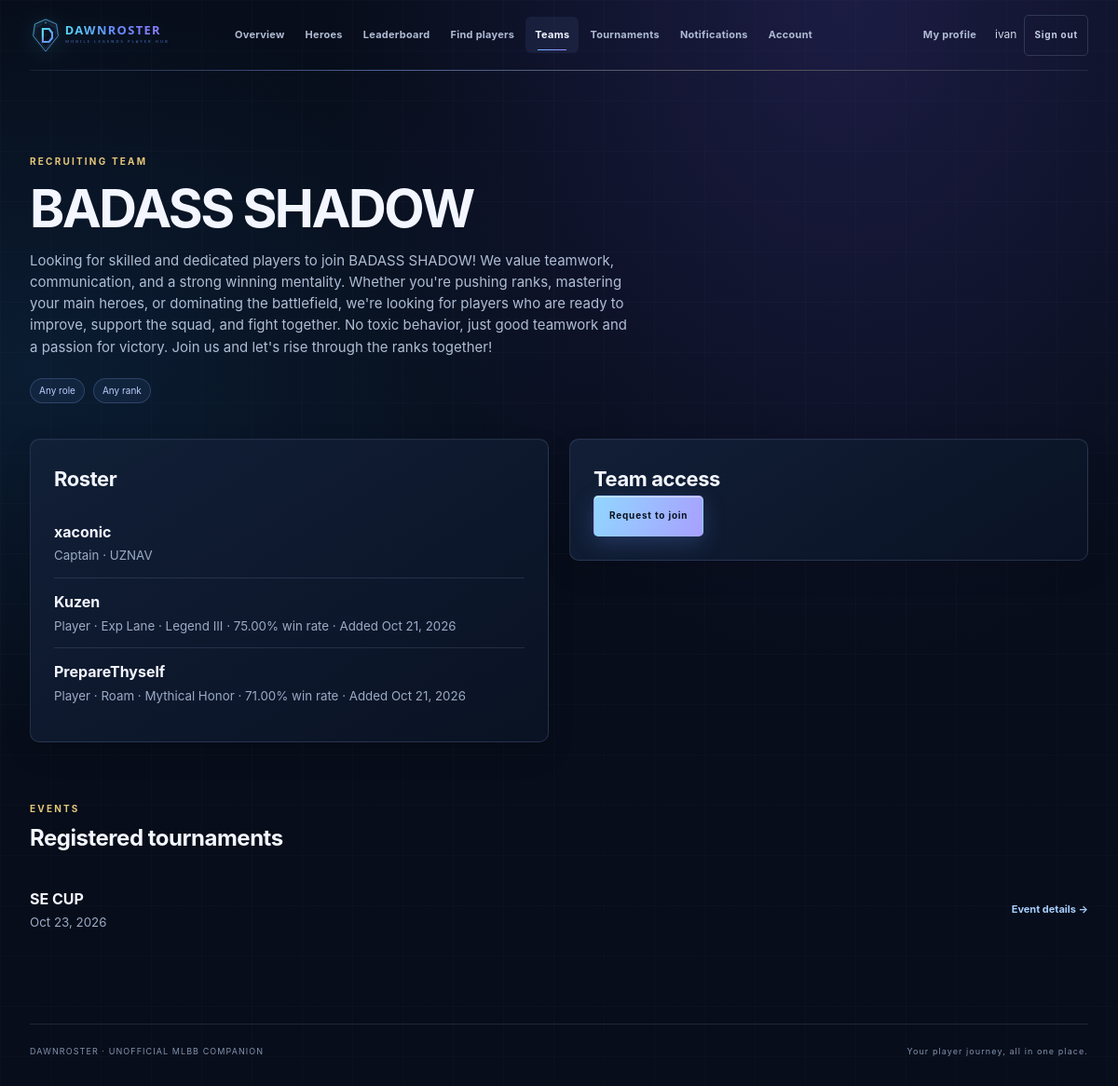
Page /teams/2/ (signed in) on the committed database.
### myapp/models.py (models this page shows, shortened)
class Team(models.Model):
    name = models.CharField(max_length=80, unique=True)
    description = models.TextField(blank=True, max_length=600)
    owner = models.ForeignKey(
        settings.AUTH_USER_MODEL,
        related_name='owned_teams',
        on_delete=models.PROTECT,
    )
    recruiting = models.BooleanField(default=True)
    preferred_role = models.CharField(max_length=20, blank=True)
    minimum_rank = models.CharField(max_length=50, blank=True)
    created_at = models.DateTimeField(auto_now_add=True)
    class Meta:
        ordering = ('name',)

class TeamMembership(models.Model):
    class Role(models.TextChoices):
        CAPTAIN = 'captain', 'Captain'
        MANAGER = 'manager', 'Manager'
        COACH = 'coach', 'Coach'
        PLAYER = 'player', 'Player'
    class Status(models.TextChoices):
        REQUESTED = 'requested', 'Requested'
        ACTIVE = 'active', 'Active'
        DECLINED = 'declined', 'Declined'
    team = models.ForeignKey(Team, related_name='memberships', on_delete=models.CASCADE)
    user = models.ForeignKey(settings.AUTH_USER_MODEL, related_name='team_memberships', on_delete=models.CASCADE)
    role = models.CharField(max_length=12, choices=Role.choices, default=Role.PLAYER)
    status = models.CharField(max_length=12, choices=Status.choices, default=Status.REQUESTED)
    created_at = models.DateTimeField(auto_now_add=True)
    class Meta:
        ordering = ('created_at',)
        constraints = [
            models.UniqueConstraint(fields=('team', 'user'), name='unique_team_membership'),
        ]

class Player(models.Model):
    owner = models.OneToOneField(
        settings.AUTH_USER_MODEL,
        related_name='player_profile',
        on_delete=models.CASCADE,
        null=True,
        blank=True,
    )
    player_id = models.BigIntegerField()
    server = models.IntegerField()
    ign = models.CharField(max_length=100)
    main_role = models.CharField(max_length=20)
    highest_rank = models.CharField(max_length=50)
    highest_stars = models.PositiveIntegerField(default=0)
    current_rank = models.CharField(max_length=50)
    current_stars = models.PositiveIntegerField(default=0)
    win_rate = models.DecimalField(max_digits=5, decimal_places=2)
    biography = models.TextField(blank=True, max_length=600)
    preferred_play_style = models.CharField(max_length=80, blank=True)
    available_for_team = models.BooleanField(default=True)
    main_heroes = models.ManyToManyField(
        'Hero',
        through='PlayerHero',
        related_name='players',
        blank=True,
    )
    updated_at = models.DateTimeField(auto_now=True)
    class Meta:
        ordering = ('ign',)
        constraints = [
            models.UniqueConstraint(
                fields=('player_id', 'server'),
                name='unique_player_id_per_server',
            ),
        ]

class TeamRosterEntry(models.Model):
    team = models.ForeignKey(Team, related_name='roster_entries', on_delete=models.CASCADE)
    player = models.ForeignKey(
        Player,
        related_name='team_roster_entries',
        on_delete=models.PROTECT,
    )
    added_by = models.ForeignKey(
        settings.AUTH_USER_MODEL,
        related_name='added_roster_entries',
        on_delete=models.PROTECT,
    )
    created_at = models.DateTimeField(auto_now_add=True)
    class Meta:
        ordering = ('created_at',)
        constraints = [
            models.UniqueConstraint(fields=('team', 'player'), name='unique_team_roster_player'),
        ]

class TournamentEntry(models.Model):
    class Status(models.TextChoices):
        REQUESTED = 'requested', 'Requested'
        ACCEPTED = 'accepted', 'Accepted'
        DECLINED = 'declined', 'Declined'
    tournament = models.ForeignKey(Tournament, related_name='entries', on_delete=models.CASCADE)
    team = models.ForeignKey(Team, related_name='tournament_entries', on_delete=models.CASCADE)
    status = models.CharField(max_length=12, choices=Status.choices, default=Status.REQUESTED)
    created_at = models.DateTimeField(auto_now_add=True)
    class Meta:
        ordering = ('created_at',)
        constraints = [
            models.UniqueConstraint(fields=('tournament', 'team'), name='unique_tournament_team'),
        ]

class Tournament(models.Model):
    class Status(models.TextChoices):
        UPCOMING = 'upcoming', 'Upcoming'
        REGISTRATION_CLOSED = 'registration_closed', 'Registration closed'
        COMPLETED = 'completed', 'Completed'
    name = models.CharField(max_length=100)
    description = models.TextField(blank=True, max_length=2000)
    organizer = models.ForeignKey(
        settings.AUTH_USER_MODEL,
        related_name='organized_tournaments',
        on_delete=models.PROTECT,
    )
    starts_at = models.DateTimeField()
    registration_deadline = models.DateTimeField()
    format = models.CharField(max_length=60, blank=True)
    status = models.CharField(max_length=24, choices=Status.choices, default=Status.UPCOMING)
    teams = models.ManyToManyField(Team, through='TournamentEntry', related_name='tournaments', blank=True)
    created_at = models.DateTimeField(auto_now_add=True)
    class Meta:
        ordering = ('starts_at', 'name')

### myapp/views.py (the view, shortened to what this page needs)
# urls.py: path('teams/<int:team_id>/', views.team_detail, name='team-detail'),
@login_required
def team_detail(request, team_id):
    team = get_object_or_404(Team.objects.select_related('owner').prefetch_related(
        'memberships__user', 'memberships__user__player_profile',
        'roster_entries__player',
    ), pk=team_id)
    membership = TeamMembership.objects.filter(team=team, user=request.user).first()
    manages = team.owner_id == request.user.pk or TeamMembership.objects.filter(
        team=team, user=request.user, status=TeamMembership.Status.ACTIVE,
        role__in=(TeamMembership.Role.CAPTAIN, TeamMembership.Role.MANAGER),
    ).exists()
    add_player_form = TeamPlayerAddForm(team=team)
    return render(request, 'community/team_detail.html', {
        'team': team, 'membership': membership, 'manages': manages,
        'add_player_form': add_player_form,
        'available_player_count': add_player_form.fields['player'].queryset.count(),
        'active_member_count': team.memberships.filter(status=TeamMembership.Status.ACTIVE).count(),
        'roster_entry_count': team.roster_entries.count(),
        'accepted_entries': team.tournament_entries.filter(status=TournamentEntry.Status.ACCEPTED).select_related('tournament'),
    })

### templates/community/team_detail.html (shortened to what this page needs)
{% extends 'community/base.html' %}
{% block content %}
<section class="page-heading"><p class="eyebrow">{% if team.recruiting %}RECRUITING TEAM{% else %}TEAM PROFILE{% endif %}</p><h1>{{ team.name }}</h1><p>{{ team.description|default:"This team has not added a description yet." }}</p><div class="hero-actions"><span class="role-chip">{{ team.preferred_role|default:"Any role" }}</span><span class="role-chip">{{ team.minimum_rank|default:"Any rank" }}</span>{% if team.owner_id == request.user.pk %}<a class="button button-outline" href="{% url 'team-edit' team.pk %}">Edit team</a>{% endif %}</div></section>
<div class="two-column">
    <section class="surface-panel">
        <div class="roster-heading"><h2>Roster</h2>{% if manages %}<span>{{ active_member_count|add:roster_entry_count }} member{{ active_member_count|add:roster_entry_count|pluralize }}</span>{% endif %}</div>
        <div class="stack-list">
            {% for item in team.memberships.all %}
                {% if item.status == 'active' %}
                    <div class="list-row">
                        <span><strong>{{ item.user.username }}</strong><small>{{ item.get_role_display }}{% if item.user.player_profile %} · {{ item.user.player_profile.ign }}{% endif %}</small></span>
                    </div>
                {% endif %}
            {% endfor %}
            {% for entry in team.roster_entries.all %}
                <div class="list-row">
                    <span><strong>{{ entry.player.ign }}</strong><small>Player · {{ entry.player.main_role }} · {{ entry.player.current_rank }} · {{ entry.player.win_rate }}% win rate · Added {{ entry.created_at|date:"M j, Y" }}</small></span>
                </div>
            {% endfor %}
        </div>
    </section>
    <section class="surface-panel"><h2>Team access</h2>
        {% if not membership and team.recruiting %}<form method="post">{% csrf_token %}<input type="hidden" name="action" value="request_join"><button class="button button-primary" type="submit">Request to join</button></form>
        {% elif membership.status == 'requested' %}<p class="muted">Your membership request is awaiting review.</p>
        {% elif membership.status == 'declined' and team.recruiting %}<form method="post">{% csrf_token %}<input type="hidden" name="action" value="request_join"><button class="button button-primary" type="submit">Request again</button></form>
        {% elif membership.status == 'active' and team.owner_id != request.user.pk %}<form method="post">{% csrf_token %}<input type="hidden" name="action" value="leave"><button class="button button-outline" type="submit">Leave team</button></form>
        {% elif not team.recruiting %}<p class="muted">This team is not currently recruiting.</p>{% endif %}
    </section>
</div>
<section class="content-section"><div class="section-title"><div><p class="eyebrow">EVENTS</p><h2>Registered tournaments</h2></div></div><div class="stack-list">{% for entry in accepted_entries %}<a class="list-row" href="{% url 'tournament-detail' entry.tournament.pk %}"><span><strong>{{ entry.tournament.name }}</strong><small>{{ entry.tournament.starts_at|date:"M j, Y" }}</small></span><b>Event details →</b></a>{% empty %}<p class="muted">No accepted tournament entries yet.</p>{% endfor %}</div></section>
{% endblock %}

### templates/community/base.html (shortened to what this page needs)
{% load static %}
<!DOCTYPE html>
<html lang="en" data-theme="dark">
<head>
    <link rel="stylesheet" href="{% static 'myapp/theme.css' %}">
    <link rel="stylesheet" href="{% static 'myapp/community.css' %}?v=3">
</head>
<body>
    <div class="app-shell">
        <header class="site-header">
            <a class="site-brand" href="{% url 'index' %}" aria-label="DawnRoster home">
                <img class="site-logo" src="{% static 'myapp/dawnroster-logo.svg' %}" alt="DawnRoster — Mobile Legends Player Hub" width="400" height="80">
            </a>
            <nav class="site-nav" aria-label="Main navigation">
                <a href="{% url 'index' %}" {% if request.resolver_match.url_name == 'index' %}aria-current="page"{% endif %}>Overview</a>
                <a href="{% url 'hero-catalog' %}" {% if request.resolver_match.url_name == 'hero-catalog' or request.resolver_match.url_name == 'hero-detail' %}aria-current="page"{% endif %}>Heroes</a>
                <a href="{% url 'player-leaderboard' %}" {% if request.resolver_match.url_name == 'player-leaderboard' %}aria-current="page"{% endif %}>Leaderboard</a>
                <a href="{% url 'player-discovery' %}" {% if request.resolver_match.url_name == 'player-discovery' %}aria-current="page"{% endif %}>Find players</a>
                <a href="{% url 'teams' %}" {% if request.resolver_match.url_name == 'teams' or request.resolver_match.url_name == 'team-detail' or request.resolver_match.url_name == 'team-edit' %}aria-current="page"{% endif %}>Teams</a>
                <a href="{% url 'tournaments' %}" >Tournaments</a>
                <a href="{% url 'notifications' %}" {% if request.resolver_match.url_name == 'notifications' %}aria-current="page"{% endif %}>Notifications</a>
                <a href="{% url 'account-settings' %}" {% if request.resolver_match.url_name == 'account-settings' or request.resolver_match.url_name == 'password-change' %}aria-current="page"{% endif %}>Account</a>
            </nav>
            <div class="site-account">
                <a class="nav-profile" href="{% url 'player-profile' %}" {% if request.resolver_match.url_name == 'player-profile' %}aria-current="page"{% endif %}>My profile</a>
                <span>{{ request.user.username }}</span>
                <form method="post" action="{% url 'logout' %}">
                    <button class="button button-quiet" type="submit">Sign out</button>
                </form>
            </div>
        </header>
        <main class="page-content">{% block content %}{% endblock %}</main>
        <footer class="site-footer">
            <span>DAWNROSTER &middot; UNOFFICIAL MLBB COMPANION</span>
            <span>Your player journey, all in one place.</span>
        </footer>
    </div>
</body>
</html>

### myapp/static/myapp/theme.css (style rules this page uses)
:root { color-scheme: dark; --ink: #f1f5ff; --muted: #8d9bb7; --surface: #101b2e; --surface-raised: #142238; --line: #23344d; --cyan: #64dceb; --blue: #76aeff; --gold: #f4c86a; --violet: #a690ff; --page-background: radial-gradient(ellipse at 74% 13%, rgba(73, 68, 167, .17), transparent 32%), radial-gradient(ellipse at 16% 40%, rgba(23, 111, 148, .12), transparent 38%), linear-gradient(155deg, #080f1d, #0a1425 48%, #0d1729); --panel-background: linear-gradient(145deg, rgba(20, 32, 53, .95), rgba(13, 21, 37, .96)); --field-background: #0b1526; --field-ink: #f1f5ff; --body-ink: #d4deef; --field-label: #b2bfd4; --button-muted-ink: #c8d4e8; --table-heading-background: rgba(7, 12, 23, .65); --row-hover: rgba(105, 158, 230, .055); --track: #253148; --modal-background: linear-gradient(145deg, #17243b, #0d172a 76%); --shadow: 0 22px 60px rgba(0, 0, 0, .25); }
html { min-height: 100%; scroll-behavior: smooth; background: #080f1d; }
body { min-height: 100vh; margin: 0; color: var(--ink); background: var(--page-background); background-attachment: fixed; font-family: Bahnschrift, "Segoe UI", system-ui, sans-serif; transition: color .2s ease, background .2s ease; }
button, input, select { font: inherit; }
button { color: inherit; }

### rows in the picture
Team: name "BADASS SHADOW", description "Looking for skilled and dedicated players to join BADASS SHADOW! We value teamwork, communication, and a strong winning mentality. Whether you're pushing ranks, mastering your main heroes, or dominating the battlefield, we're looking for players who are ready to improve, support the squad, and fight together. No toxic behavior, just good teamwork and a passion for victory. Join us and let's rise through the ranks together!", preferred_role "Any role", minimum_rank "Any rank"
TeamMembership: user.username "xaconic", role "Captain", user.player_profile.ign "UZNAV"
TeamRosterEntry: player.ign "Kuzen", player.main_role "Exp Lane", player.current_rank "Legend III", player.win_rate "75.00", created_at "Oct 21, 2026"
TeamRosterEntry: player.ign "PrepareThyself", player.main_role "Roam", player.current_rank "Mythical Honor", player.win_rate "71.00", created_at "Oct 21, 2026"
TournamentEntry: tournament.name "SE CUP", tournament.starts_at "Oct 23, 2026"

### other values in the picture
{{ request.user.username }} "ivan"
